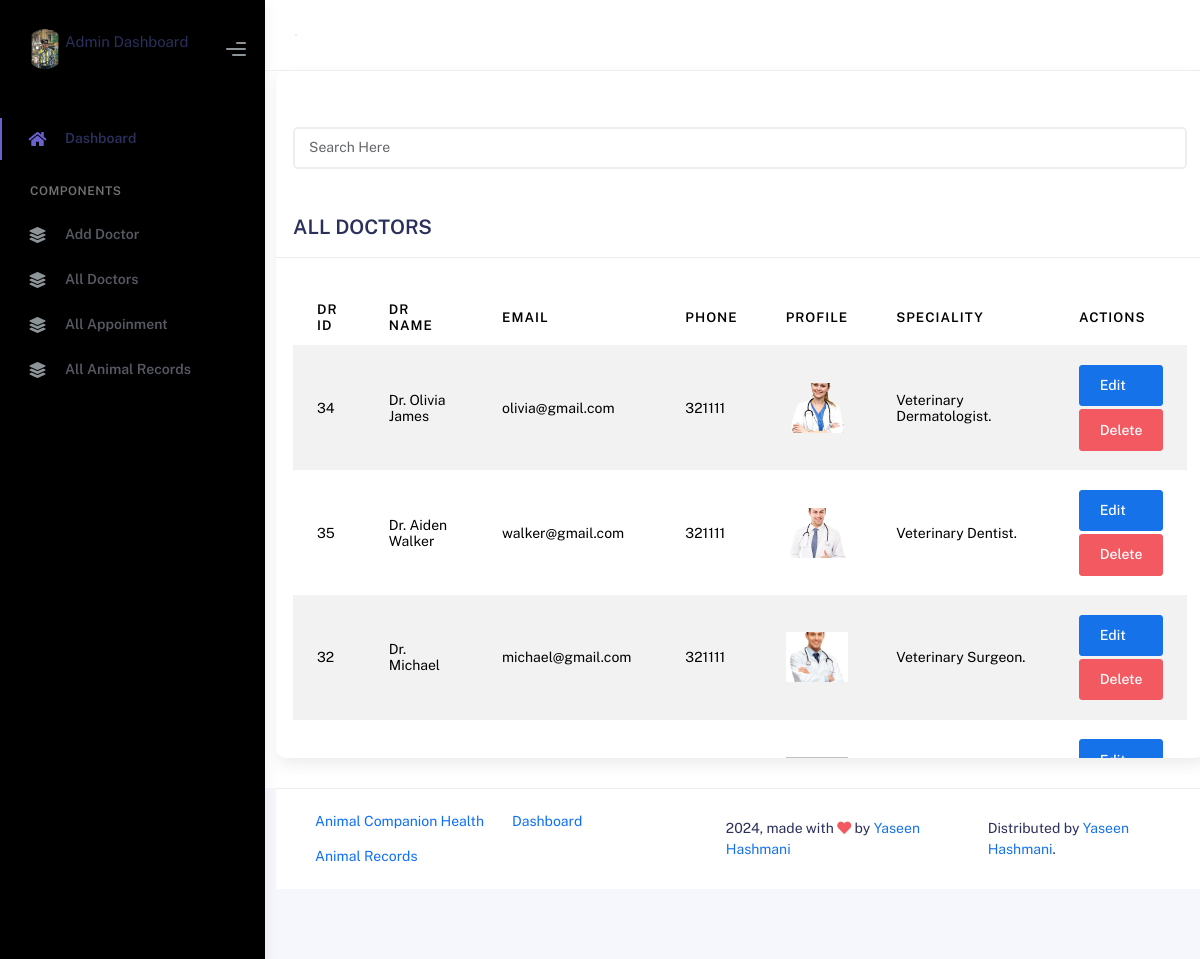
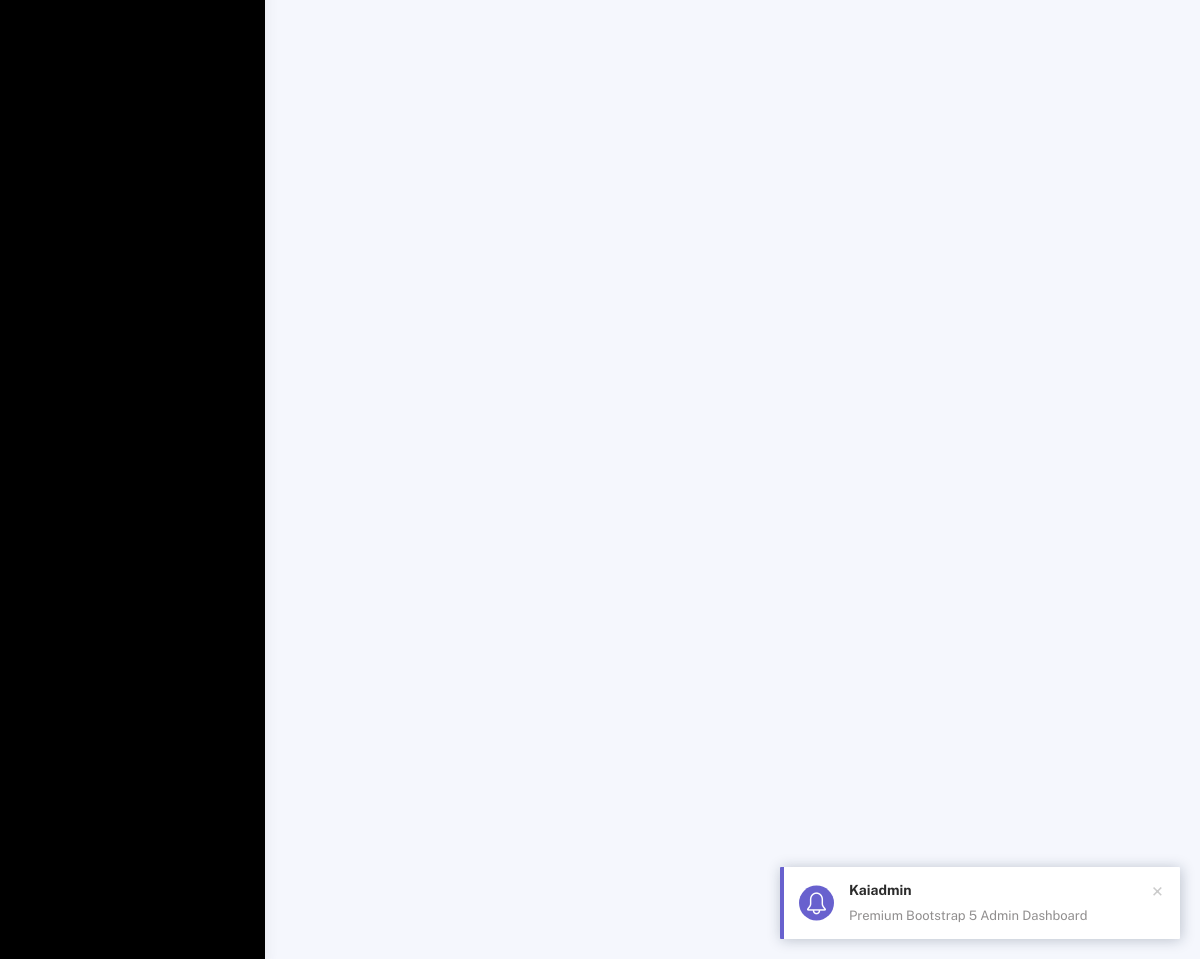
The page /admin/all_doctors.php on the database its author committed (2 pictures, top to bottom).
### tables this page shows
CREATE TABLE IF NOT EXISTS `doctor` (
  `d_id` int NOT NULL AUTO_INCREMENT,
  `d_name` varchar(40) NOT NULL,
  `d_email` varchar(40) NOT NULL,
  `d_phone` bigint NOT NULL,
  `image` varchar(255) NOT NULL,
  `speciality` varchar(60) NOT NULL,
  PRIMARY KEY (`d_id`)
);

### admin/all_doctors.php (the view)
<?php
include('../admin/navbar.php');
include('../admin/sidebar.php');
include('../admin/header.php');
?>
 <div class="container">
 <div class="card">
    <div class="card-header">
    <input class="form-control my-5" id="inp" type="text" placeholder="Search Here">
        <div class="card-title">ALL DOCTORS</div>
    </div>
    <div class="card-body" style="max-height: 500px; overflow-y: auto;">
    <div class="table-responsive">
        <table class="table table-striped mt-3">
            <thead>
                <tr>
                    <th scope="col">DR ID</th>
                    <th scope="col">DR NAME</th>
                    <th scope="col">EMAIL</th>
                    <th scope="col">PHONE</th>
                    <th scope="col">PROFILE</th>
                    <th scope="col">SPECIALITY</th>
                    <th scope="col">ACTIONS</th>
                </tr>
            </thead>
            <tbody>
            <?php
                include('../db_conn.php');
                $query = "SELECT * FROM `doctor`";
                $result = mysqli_query($con , $query);
                if(!$result){
                    die("Query failed");
                }
                else{
                    $row = mysqli_num_rows($result);
                    if($row > 0){
                        while($row = mysqli_fetch_assoc($result)){
                            echo "<tr>
                            <td>$row[d_id]</td>
                            <td>$row[d_name]</td>
                            <td>$row[d_email]</td>
                            <td>$row[d_phone]</td>
                            <td><img style='height:50px' src='../upload/$row[image]' alt='' class='avatar-img'/></td>
                            <td>$row[speciality]</td>
                            <td><a href='./edit_data.php/?d_id=$row[d_id]' class='btn btn-primary  my-1 d-flex'>Edit</a><a href='./delete_data.php/?d_id=$row[d_id]' class='btn btn-danger my-1 d-flex'>Delete</a></td>
                        </tr>";
                        }
                    }
                }
                ?>
            </tbody>
        </table>
    </div>
</div>
</div>
<?php
include('../admin/footer.php');
?>
<?php
include('../admin/js.php');
?>

### admin/navbar.php (shortened to what this page needs)
<div class="main-panel">
      <div class="main-header">
        <nav class="navbar navbar-header navbar-header-transparent navbar-expand-lg border-bottom">
          <div class="container-fluid">
            <nav class="navbar navbar-header-left navbar-expand-lg navbar-form nav-search p-0 d-none d-lg-flex">
              <div class="input-group">
            </nav>
            <ul class="navbar-nav topbar-nav ms-md-auto align-items-center">
              <li class="nav-item topbar-user dropdown hidden-caret">
                <a class="dropdown-toggle profile-pic" data-bs-toggle="dropdown" href="#" aria-expanded="false">
                </a>
              </li>
            </ul>
          </div>
        </nav>

### admin/sidebar.php (shortened to what this page needs)
<div class="sidebar" style="background-color: black;">
      <div class="sidebar-logo">
        <div class="logo-header my-3"  style="background-color:light;">
          <a href="../admin/index.php" class="logo">
            <img src="assets/img/IMG_20221008_230828_537.jpg" alt="navbar brand" class="navbar-brand rounded-circle" height="40" />
            <p><span class="online_animation"></span> Admin Dashboard</p>
          </a>
          <div class="nav-toggle">
            <button class="btn btn-toggle toggle-sidebar">
              <i class="gg-menu-right"></i>
            </button>
          </div>
        </div>
      </div>
      <div class="sidebar-wrapper scrollbar scrollbar-inner">
        <div class="sidebar-content">
          <ul class="nav nav-secondary">
            <li class="nav-item active">
              <a href="./index.php" class="collapsed" aria-expanded="false">
                <i  class="fas fa-home"></i>
                <p >Dashboard</p>
              </a>
            </li>
            <li class="nav-section">
              <h4 class="text-section">Components</h4>
            </li>
            <li class="nav-item">
              <a  href="../admin/add_doctor.php">
                <i class="fas fa-layer-group"></i>
                <p>Add Doctor</p>
              </a>
            </li>
            <li class="nav-item">
              <a  href="../admin/all_doctors.php">
                <i class="fas fa-layer-group"></i>
                <p>All Doctors</p>
              </a>
            </li>
            <li class="nav-item">
              <a  href="../admin/all_appoinment.php">
                <i class="fas fa-layer-group"></i>
                <p>All Appoinment</p>
              </a>
            </li>
            <li class="nav-item">
              <a  href="../admin/all_animal_data.php">
                <i class="fas fa-layer-group"></i>
                <p>All Animal Records</p>
              </a>
            </li>
          </ul>
        </div>
      </div>
    </div>

### admin/header.php (shortened to what this page needs)
<!DOCTYPE html>
<html lang="en">
<head>
  <link rel="stylesheet" href="assets/css/bootstrap.min.css" />
  <link rel="stylesheet" href="assets/css/plugins.min.css" />
  <link rel="stylesheet" href="assets/css/kaiadmin.min.css" />
  <link rel="stylesheet" href="assets/css/demo.css" />
</head>

### admin/footer.php
<footer class="footer">
        <div class="container-fluid d-flex justify-content-between">
          <nav class="pull-left">
            <ul class="nav">
              <li class="nav-item">
                <a class="nav-link" href="./index.php">
                  Animal Companion Health
                </a>
              </li>
              <li class="nav-item">
                <a class="nav-link" href="./index.php"> Dashboard </a>
              </li>
              <li class="nav-item">
                <a class="nav-link" href="./add_animal_data.php"> Animal Records </a>
              </li>
            </ul>
          </nav>
          <div class="copyright">
            2024, made with <i class="fa fa-heart heart text-danger"></i> by
            <a href="./index.php">Yaseen Hashmani</a>
          </div>
          <div>
            Distributed by
            <a target="_blank" href="./index.php">Yaseen Hashmani</a>.
          </div>
        </div>
      </footer>

### admin/js.php (shortened to what this page needs)
</body>
</html>

### rows shown on the page
doctor: d_id "34", d_name "Dr. Olivia James", d_email "olivia@gmail.com", d_phone "321111", image (picture), speciality "Veterinary Dermatologist."
doctor: d_id "35", d_name "Dr. Aiden Walker", d_email "walker@gmail.com", d_phone "321111", image (picture), speciality "Veterinary Dentist."
doctor: d_id "32", d_name "Dr. Michael", d_email "michael@gmail.com", d_phone "321111", image (picture), speciality "Veterinary Surgeon."
